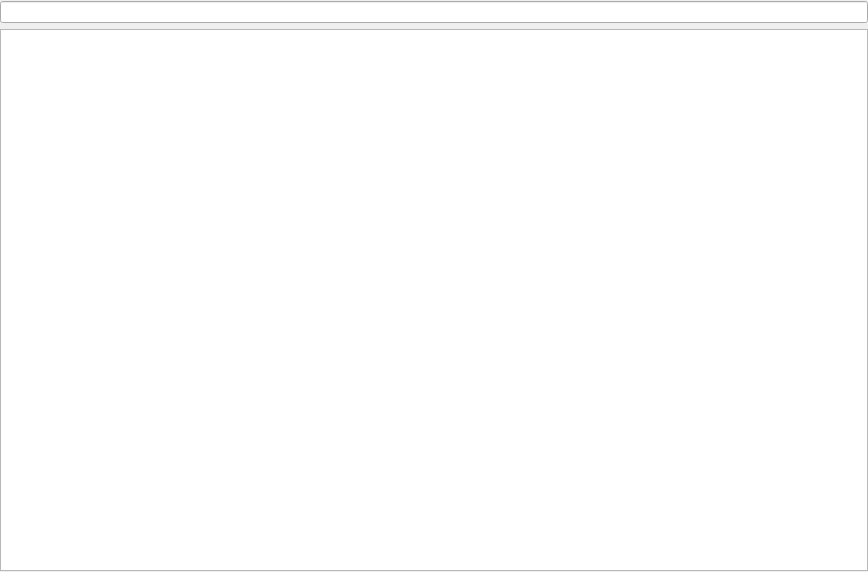
<ui version="4.0" >
 <class>LeoQuickSearchWidget</class>
 <widget class="QWidget" name="LeoQuickSearchWidget" >
  <property name="geometry" >
   <rect>
    <x>0</x>
    <y>0</y>
    <width>868</width>
    <height>572</height>
   </rect>
  </property>
  <property name="windowTitle" >
   <string>Form</string>
  </property>
  <layout class="QVBoxLayout" name="verticalLayout_2" >
   <property name="leftMargin" >
    <number>0</number>
   </property>
   <property name="topMargin" >
    <number>1</number>
   </property>
   <property name="rightMargin" >
    <number>0</number>
   </property>
   <property name="bottomMargin" >
    <number>1</number>
   </property>
   <item>
    <layout class="QVBoxLayout" name="verticalLayout" >
     <item>
      <widget class="QLineEdit" name="lineEdit" />
     </item>
     <item>
      <widget class="QListWidget" name="listWidget" />
     </item>
    </layout>
   </item>
  </layout>
 </widget>
 <resources/>
 <connections/>
</ui>
